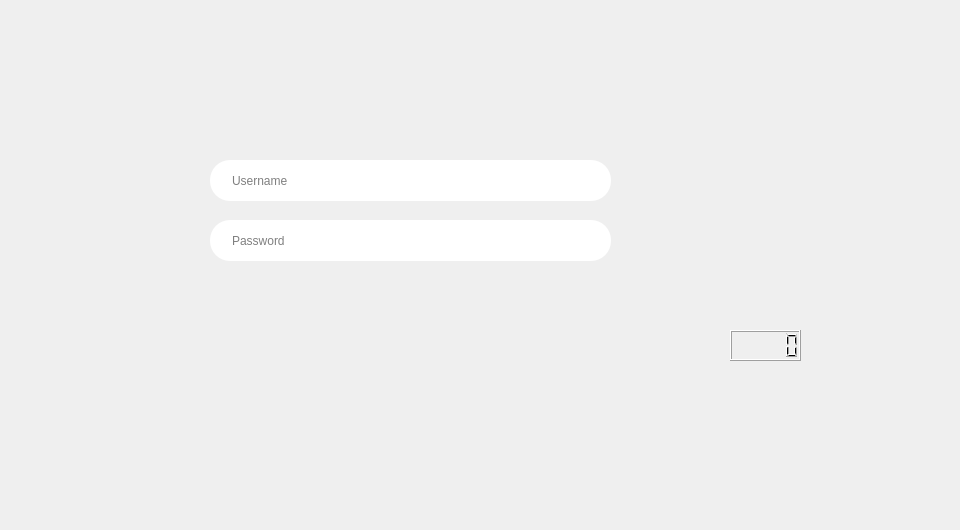
   <widget class="QWidget" name="page_4">
    <widget class="QLineEdit" name="username">
     <property name="geometry">
      <rect>
       <x>210</x>
       <y>160</y>
       <width>401</width>
       <height>41</height>
      </rect>
     </property>
     <property name="palette">
      <palette>
       <active>
        <colorrole role="WindowText">
         <brush brushstyle="SolidPattern">
          <color alpha="255">
           <red>0</red>
           <green>0</green>
           <blue>0</blue>
          </color>
         </brush>
        </colorrole>
        <colorrole role="Button">
         <brush brushstyle="SolidPattern">
          <color alpha="255">
           <red>51</red>
           <green>51</green>
           <blue>51</blue>
          </color>
         </brush>
        </colorrole>
        <colorrole role="Text">
         <brush brushstyle="SolidPattern">
          <color alpha="255">
           <red>0</red>
           <green>0</green>
           <blue>0</blue>
          </color>
         </brush>
        </colorrole>
        <colorrole role="ButtonText">
         <brush brushstyle="SolidPattern">
          <color alpha="255">
           <red>0</red>
           <green>0</green>
           <blue>0</blue>
          </color>
         </brush>
        </colorrole>
        <colorrole role="Base">
         <brush brushstyle="SolidPattern">
          <color alpha="255">
           <red>51</red>
           <green>51</green>
           <blue>51</blue>
          </color>
         </brush>
        </colorrole>
        <colorrole role="Window">
         <brush brushstyle="SolidPattern">
          <color alpha="255">
           <red>51</red>
           <green>51</green>
           <blue>51</blue>
          </color>
         </brush>
        </colorrole>
        <colorrole role="PlaceholderText">
         <brush brushstyle="NoBrush">
          <color alpha="128">
           <red>0</red>
           <green>0</green>
           <blue>0</blue>
          </color>
         </brush>
        </colorrole>
       </active>
       <inactive>
        <colorrole role="WindowText">
         <brush brushstyle="SolidPattern">
          <color alpha="255">
           <red>0</red>
           <green>0</green>
           <blue>0</blue>
          </color>
         </brush>
        </colorrole>
        <colorrole role="Button">
         <brush brushstyle="SolidPattern">
          <color alpha="255">
           <red>51</red>
           <green>51</green>
           <blue>51</blue>
          </color>
         </brush>
        </colorrole>
        <colorrole role="Text">
         <brush brushstyle="SolidPattern">
          <color alpha="255">
           <red>0</red>
           <green>0</green>
           <blue>0</blue>
          </color>
         </brush>
        </colorrole>
        <colorrole role="ButtonText">
         <brush brushstyle="SolidPattern">
          <color alpha="255">
           <red>0</red>
           <green>0</green>
           <blue>0</blue>
          </color>
         </brush>
        </colorrole>
        <colorrole role="Base">
         <brush brushstyle="SolidPattern">
          <color alpha="255">
           <red>51</red>
           <green>51</green>
           <blue>51</blue>
          </color>
         </brush>
        </colorrole>
        <colorrole role="Window">
         <brush brushstyle="SolidPattern">
          <color alpha="255">
           <red>51</red>
           <green>51</green>
           <blue>51</blue>
          </color>
         </brush>
        </colorrole>
        <colorrole role="PlaceholderText">
         <brush brushstyle="NoBrush">
          <color alpha="128">
           <red>0</red>
           <green>0</green>
           <blue>0</blue>
          </color>
         </brush>
        </colorrole>
       </inactive>
       <disabled>
        <colorrole role="WindowText">
         <brush brushstyle="SolidPattern">
          <color alpha="255">
           <red>0</red>
           <green>0</green>
           <blue>0</blue>
          </color>
         </brush>
        </colorrole>
        <colorrole role="Button">
         <brush brushstyle="SolidPattern">
          <color alpha="255">
           <red>51</red>
           <green>51</green>
           <blue>51</blue>
          </color>
         </brush>
        </colorrole>
        <colorrole role="Text">
         <brush brushstyle="SolidPattern">
          <color alpha="255">
           <red>0</red>
           <green>0</green>
           <blue>0</blue>
          </color>
         </brush>
        </colorrole>
        <colorrole role="ButtonText">
         <brush brushstyle="SolidPattern">
          <color alpha="255">
           <red>0</red>
           <green>0</green>
           <blue>0</blue>
          </color>
         </brush>
        </colorrole>
        <colorrole role="Base">
         <brush brushstyle="SolidPattern">
          <color alpha="255">
           <red>51</red>
           <green>51</green>
           <blue>51</blue>
          </color>
         </brush>
        </colorrole>
        <colorrole role="Window">
         <brush brushstyle="SolidPattern">
          <color alpha="255">
           <red>51</red>
           <green>51</green>
           <blue>51</blue>
          </color>
         </brush>
        </colorrole>
        <colorrole role="PlaceholderText">
         <brush brushstyle="NoBrush">
          <color alpha="128">
           <red>0</red>
           <green>0</green>
           <blue>0</blue>
          </color>
         </brush>
        </colorrole>
       </disabled>
      </palette>
     </property>
     <property name="font">
      <font>
       <kerning>true</kerning>
      </font>
     </property>
     <property name="layoutDirection">
      <enum>Qt::LeftToRight</enum>
     </property>
     <property name="styleSheet">
      <string notr="true">padding-left: 20px;
color: rgb(0, 0, 0);
padding-right: 20px;
border-radius: 20px;

</string>
     </property>
     <property name="text">
      <string/>
     </property>
     <property name="frame">
      <bool>false</bool>
     </property>
     <property name="cursorPosition">
      <number>0</number>
     </property>
     <property name="placeholderText">
      <string>Username</string>
     </property>
    </widget>
    <widget class="QPushButton" name="loginbutton">
     <property name="geometry">
      <rect>
       <x>210</x>
       <y>280</y>
       <width>101</width>
       <height>31</height>
      </rect>
     </property>
     <property name="styleSheet">
      <string notr="true">background-color: transparent;
border-image: url(:/LOGIN.png);
background: none;
border: none;
background-repeat: none;
</string>
     </property>
     <property name="text">
      <string/>
     </property>
    </widget>
    <widget class="QLineEdit" name="password">
     <property name="geometry">
      <rect>
       <x>210</x>
       <y>220</y>
       <width>401</width>
       <height>41</height>
      </rect>
     </property>
     <property name="palette">
      <palette>
       <active>
        <colorrole role="WindowText">
         <brush brushstyle="SolidPattern">
          <color alpha="255">
           <red>0</red>
           <green>0</green>
           <blue>0</blue>
          </color>
         </brush>
        </colorrole>
        <colorrole role="Button">
         <brush brushstyle="SolidPattern">
          <color alpha="255">
           <red>51</red>
           <green>51</green>
           <blue>51</blue>
          </color>
         </brush>
        </colorrole>
        <colorrole role="Text">
         <brush brushstyle="SolidPattern">
          <color alpha="255">
           <red>0</red>
           <green>0</green>
           <blue>0</blue>
          </color>
         </brush>
        </colorrole>
        <colorrole role="ButtonText">
         <brush brushstyle="SolidPattern">
          <color alpha="255">
           <red>0</red>
           <green>0</green>
           <blue>0</blue>
          </color>
         </brush>
        </colorrole>
        <colorrole role="Base">
         <brush brushstyle="SolidPattern">
          <color alpha="255">
           <red>51</red>
           <green>51</green>
           <blue>51</blue>
          </color>
         </brush>
        </colorrole>
        <colorrole role="Window">
         <brush brushstyle="SolidPattern">
          <color alpha="255">
           <red>51</red>
           <green>51</green>
           <blue>51</blue>
          </color>
         </brush>
        </colorrole>
        <colorrole role="PlaceholderText">
         <brush brushstyle="NoBrush">
          <color alpha="128">
           <red>0</red>
           <green>0</green>
           <blue>0</blue>
          </color>
         </brush>
        </colorrole>
       </active>
       <inactive>
        <colorrole role="WindowText">
         <brush brushstyle="SolidPattern">
          <color alpha="255">
           <red>0</red>
           <green>0</green>
           <blue>0</blue>
          </color>
         </brush>
        </colorrole>
        <colorrole role="Button">
         <brush brushstyle="SolidPattern">
          <color alpha="255">
           <red>51</red>
           <green>51</green>
           <blue>51</blue>
          </color>
         </brush>
        </colorrole>
        <colorrole role="Text">
         <brush brushstyle="SolidPattern">
          <color alpha="255">
           <red>0</red>
           <green>0</green>
           <blue>0</blue>
          </color>
         </brush>
        </colorrole>
        <colorrole role="ButtonText">
         <brush brushstyle="SolidPattern">
          <color alpha="255">
           <red>0</red>
           <green>0</green>
           <blue>0</blue>
          </color>
         </brush>
        </colorrole>
        <colorrole role="Base">
         <brush brushstyle="SolidPattern">
          <color alpha="255">
           <red>51</red>
           <green>51</green>
           <blue>51</blue>
          </color>
         </brush>
        </colorrole>
        <colorrole role="Window">
         <brush brushstyle="SolidPattern">
          <color alpha="255">
           <red>51</red>
           <green>51</green>
           <blue>51</blue>
          </color>
         </brush>
        </colorrole>
        <colorrole role="PlaceholderText">
         <brush brushstyle="NoBrush">
          <color alpha="128">
           <red>0</red>
           <green>0</green>
           <blue>0</blue>
          </color>
         </brush>
        </colorrole>
       </inactive>
       <disabled>
        <colorrole role="WindowText">
         <brush brushstyle="SolidPattern">
          <color alpha="255">
           <red>0</red>
           <green>0</green>
           <blue>0</blue>
          </color>
         </brush>
        </colorrole>
        <colorrole role="Button">
         <brush brushstyle="SolidPattern">
          <color alpha="255">
           <red>51</red>
           <green>51</green>
           <blue>51</blue>
          </color>
         </brush>
        </colorrole>
        <colorrole role="Text">
         <brush brushstyle="SolidPattern">
          <color alpha="255">
           <red>0</red>
           <green>0</green>
           <blue>0</blue>
          </color>
         </brush>
        </colorrole>
        <colorrole role="ButtonText">
         <brush brushstyle="SolidPattern">
          <color alpha="255">
           <red>0</red>
           <green>0</green>
           <blue>0</blue>
          </color>
         </brush>
        </colorrole>
        <colorrole role="Base">
         <brush brushstyle="SolidPattern">
          <color alpha="255">
           <red>51</red>
           <green>51</green>
           <blue>51</blue>
          </color>
         </brush>
        </colorrole>
        <colorrole role="Window">
         <brush brushstyle="SolidPattern">
          <color alpha="255">
           <red>51</red>
           <green>51</green>
           <blue>51</blue>
          </color>
         </brush>
        </colorrole>
        <colorrole role="PlaceholderText">
         <brush brushstyle="NoBrush">
          <color alpha="128">
           <red>0</red>
           <green>0</green>
           <blue>0</blue>
          </color>
         </brush>
        </colorrole>
       </disabled>
      </palette>
     </property>
     <property name="font">
      <font>
       <kerning>true</kerning>
      </font>
     </property>
     <property name="layoutDirection">
      <enum>Qt::LeftToRight</enum>
     </property>
     <property name="styleSheet">
      <string notr="true">padding-left: 20px;
color: rgb(0, 0, 0);
padding-right: 20px;
border-radius: 20px;
</string>
     </property>
     <property name="inputMethodHints">
      <set>Qt::ImhHiddenText|Qt::ImhNoAutoUppercase|Qt::ImhNoPredictiveText|Qt::ImhSensitiveData</set>
     </property>
     <property name="inputMask">
      <string/>
     </property>
     <property name="text">
      <string/>
     </property>
     <property name="frame">
      <bool>false</bool>
     </property>
     <property name="echoMode">
      <enum>QLineEdit::Password</enum>
     </property>
     <property name="cursorPosition">
      <number>0</number>
     </property>
     <property name="placeholderText">
      <string>Password</string>
     </property>
    </widget>
    <widget class="QPushButton" name="signupbutton">
     <property name="geometry">
      <rect>
       <x>500</x>
       <y>280</y>
       <width>101</width>
       <height>31</height>
      </rect>
     </property>
     <property name="styleSheet">
      <string notr="true">border-image: url(:/SIGNUP.png);
background-color: transparent;
background: none;
border: none;
background-repeat: none;
</string>
     </property>
     <property name="text">
      <string/>
     </property>
    </widget>
    <widget class="QPushButton" name="signupbutton_2">
     <property name="geometry">
      <rect>
       <x>730</x>
       <y>370</y>
       <width>81</width>
       <height>21</height>
      </rect>
     </property>
     <property name="styleSheet">
      <string notr="true">background-color: transparent;
border-image: url(:/EXIT.png);
background: none;
border: none;
background-repeat: none;
</string>
     </property>
     <property name="text">
      <string/>
     </property>
    </widget>
    <widget class="QLabel" name="label_42">
     <property name="geometry">
      <rect>
       <x>350</x>
       <y>50</y>
       <width>161</width>
       <height>111</height>
      </rect>
     </property>
     <property name="text">
      <string/>
     </property>
     <property name="pixmap">
      <pixmap>../r-01.png</pixmap>
     </property>
    </widget>
    <widget class="QLabel" name="label_14">
     <property name="geometry">
      <rect>
       <x>-50</x>
       <y>-40</y>
       <width>951</width>
       <height>521</height>
      </rect>
     </property>
     <property name="text">
      <string/>
     </property>
     <property name="pixmap">
      <pixmap resource="multi.qrc">:/12.png</pixmap>
     </property>
    </widget>
    <widget class="QLabel" name="label_46">
     <property name="geometry">
      <rect>
       <x>580</x>
       <y>170</y>
       <width>16</width>
       <height>21</height>
      </rect>
     </property>
     <property name="text">
      <string/>
     </property>
     <property name="pixmap">
      <pixmap>../Nouveau dossier (7)/2x/user@2x.png</pixmap>
     </property>
    </widget>
    <widget class="QLabel" name="label_47">
     <property name="geometry">
      <rect>
       <x>580</x>
       <y>230</y>
       <width>16</width>
       <height>21</height>
      </rect>
     </property>
     <property name="text">
      <string/>
     </property>
     <property name="pixmap">
      <pixmap>../Nouveau dossier (7)/2x/lock@2x.png</pixmap>
     </property>
    </widget>
    <widget class="QPushButton" name="musicBack">
     <property name="geometry">
      <rect>
       <x>10</x>
       <y>350</y>
       <width>41</width>
       <height>41</height>
      </rect>
     </property>
     <property name="styleSheet">
      <string notr="true">#musicBack {
background-color: transparent;
background: none;
	border-image: url(:/backmusic0001.png);
border: none;
background-repeat: none;
}

#musicBack:hover {

  	border-image: url(:/backmusic0002.png);
}
#musicBack:pressed
{
   border-image: url(:/backmusic0001.png);
}</string>
     </property>
     <property name="text">
      <string/>
     </property>
    </widget>
    <widget class="QPushButton" name="musicPlay">
     <property name="geometry">
      <rect>
       <x>60</x>
       <y>350</y>
       <width>41</width>
       <height>41</height>
      </rect>
     </property>
     <property name="styleSheet">
      <string notr="true">#musicPlay {
background-color: transparent;
border-image: url(:/play0001.png);
background: none;
border: none;
background-repeat: none;
}

#musicPlay:hover {
	border-image: url(:/play0002.png);
}
#musicPlay:pressed
{
   border-image: url(:/play0001.png);
}</string>
     </property>
     <property name="text">
      <string/>
     </property>
    </widget>
    <widget class="QPushButton" name="musicNext">
     <property name="geometry">
      <rect>
       <x>110</x>
       <y>348</y>
       <width>41</width>
       <height>41</height>
      </rect>
     </property>
     <property name="styleSheet">
      <string notr="true">#musicNext {
background-color: transparent;
background: none;
	border-image: url(:/next0001.png);
border: none;
background-repeat: none;
}

#musicNext:hover {border-image: url(:/next0002.png);

}
#musicNext:pressed
{
	border-image: url(:/next0001.png);
}</string>
     </property>
     <property name="text">
      <string/>
     </property>
    </widget>
    <widget class="QPushButton" name="musicStop">
     <property name="geometry">
      <rect>
       <x>60</x>
       <y>350</y>
       <width>41</width>
       <height>41</height>
      </rect>
     </property>
     <property name="styleSheet">
      <string notr="true">#musicStop {
background-color: transparent;
background: none;
border-image: url(:/stop0001.png);
border: none;
background-repeat: none;
}

#musicStop:hover {
	border-image: url(:/stop0002.png);
}
#musicStop:pressed
{border-image: url(:/stop0001.png);
}
</string>
     </property>
     <property name="text">
      <string/>
     </property>
    </widget>
    <widget class="QLCDNumber" name="clock">
     <property name="geometry">
      <rect>
       <x>730</x>
       <y>330</y>
       <width>71</width>
       <height>31</height>
      </rect>
     </property>
     <property name="font">
      <font>
       <family>Agency FB</family>
       <pointsize>18</pointsize>
       <weight>50</weight>
       <italic>false</italic>
       <bold>false</bold>
      </font>
     </property>
     <property name="styleSheet">
      <string notr="true"/>
     </property>
     <property name="smallDecimalPoint">
      <bool>false</bool>
     </property>
     <property name="digitCount">
      <number>5</number>
     </property>
    </widget>
    <zorder>label_14</zorder>
    <zorder>username</zorder>
    <zorder>loginbutton</zorder>
    <zorder>password</zorder>
    <zorder>signupbutton</zorder>
    <zorder>signupbutton_2</zorder>
    <zorder>label_42</zorder>
    <zorder>label_46</zorder>
    <zorder>label_47</zorder>
    <zorder>musicNext</zorder>
    <zorder>musicBack</zorder>
    <zorder>musicStop</zorder>
    <zorder>musicPlay</zorder>
    <zorder>clock</zorder>
   </widget>
